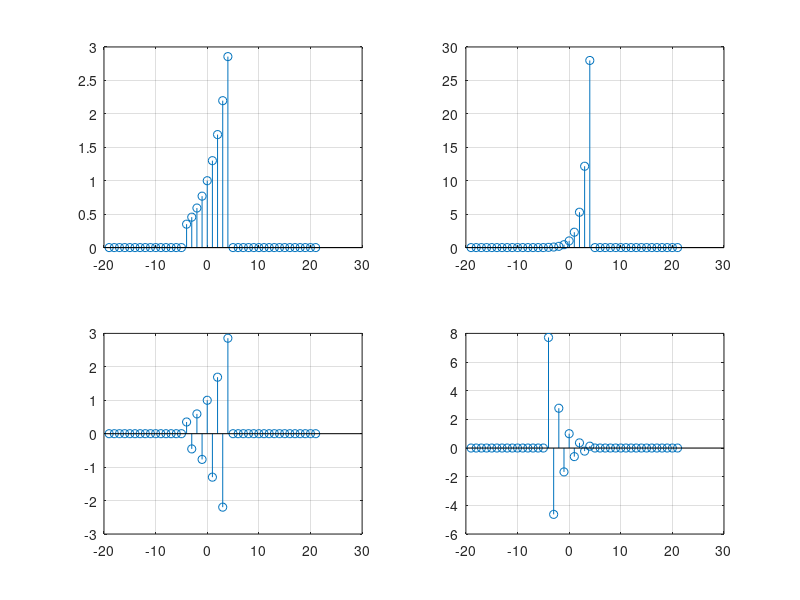

This chart was generated by the following MATLAB code:
clear all,close all,clc
%'Ασκηση 2
figure(2)
n=-20+1:20+1;
p=(n>=-4)&(n<=4);
a1=0.3+mod(19390146,4)/2;
a2=1.3+mod(19390146,4)/2;
a3=-2.3+mod(19390146,4)/2;
a4=-0.8+mod(19390146,4)/10;
x1=a1.^n.*p;
x2=a2.^n.*p;
x3=a3.^n.*p;
x4=a4.^n.*p;
subplot(221),stem(n,x1),grid on
subplot(222),stem(n,x2),grid on
subplot(223),stem(n,x3),grid on
subplot(224),stem(n,x4),grid on
